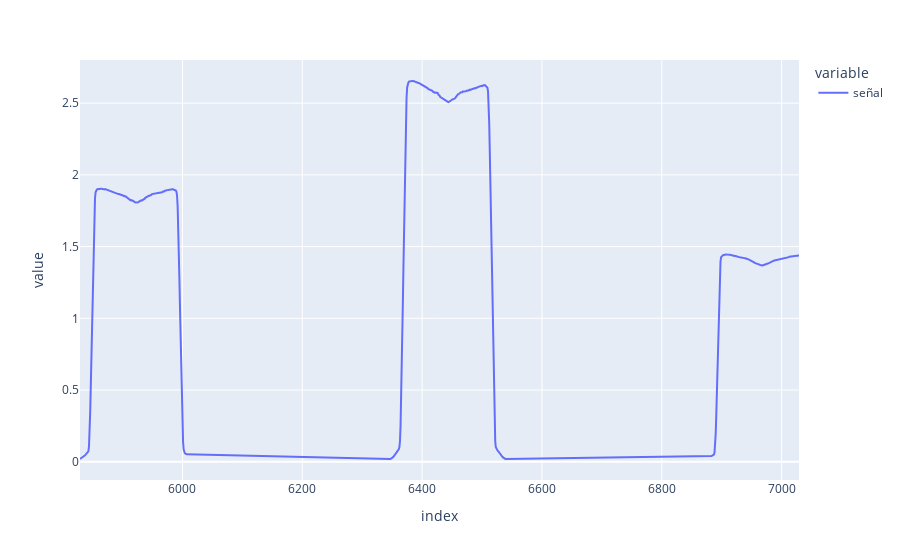

The cell this chart's notebook holds for it:
### Code cell
Mixed[(Mixed['In']==1) & (Mixed['Area']==20000) & (Mixed['FFF']==0)]['señal'].plot()

### Figure 1 — Plotly figure (JSON) as saved in the notebook; plotly's stock layout.template omitted (floating-point values rounded to 4 significant figures; data arrays with more than 128 entries replaced by an {"elided": "..."} marker saying what was removed)
{"data": [{"hovertemplate": "variable=señal<br>index=%{x}<br>value=%{y}<extra></extra>", "legendgroup": "señal", "line": {"color": "#636efa", "dash": "solid"}, "mode": "lines", "name": "señal", "orientation": "v", "showlegend": true, "type": "scatter", "x": {"elided": "519 int values"}, "xaxis": "x", "y": {"elided": "519 float values"}, "yaxis": "y"}], "layout": {"legend": {"title": {"text": "variable"}, "tracegroupgap": 0}, "margin": {"t": 60}, "xaxis": {"anchor": "y", "domain": [0, 1], "title": {"text": "index"}}, "yaxis": {"anchor": "x", "domain": [0, 1], "title": {"text": "value"}}}}
